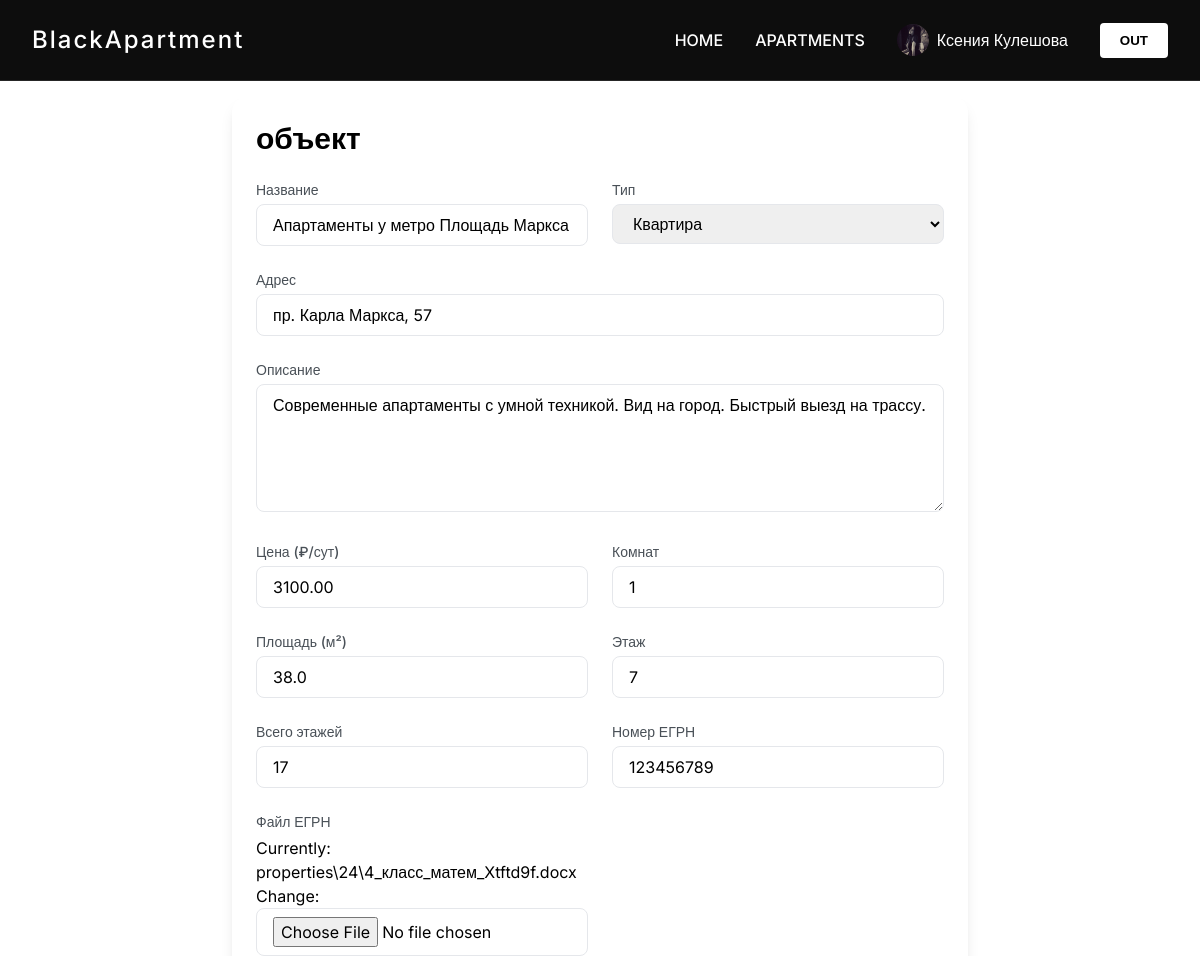
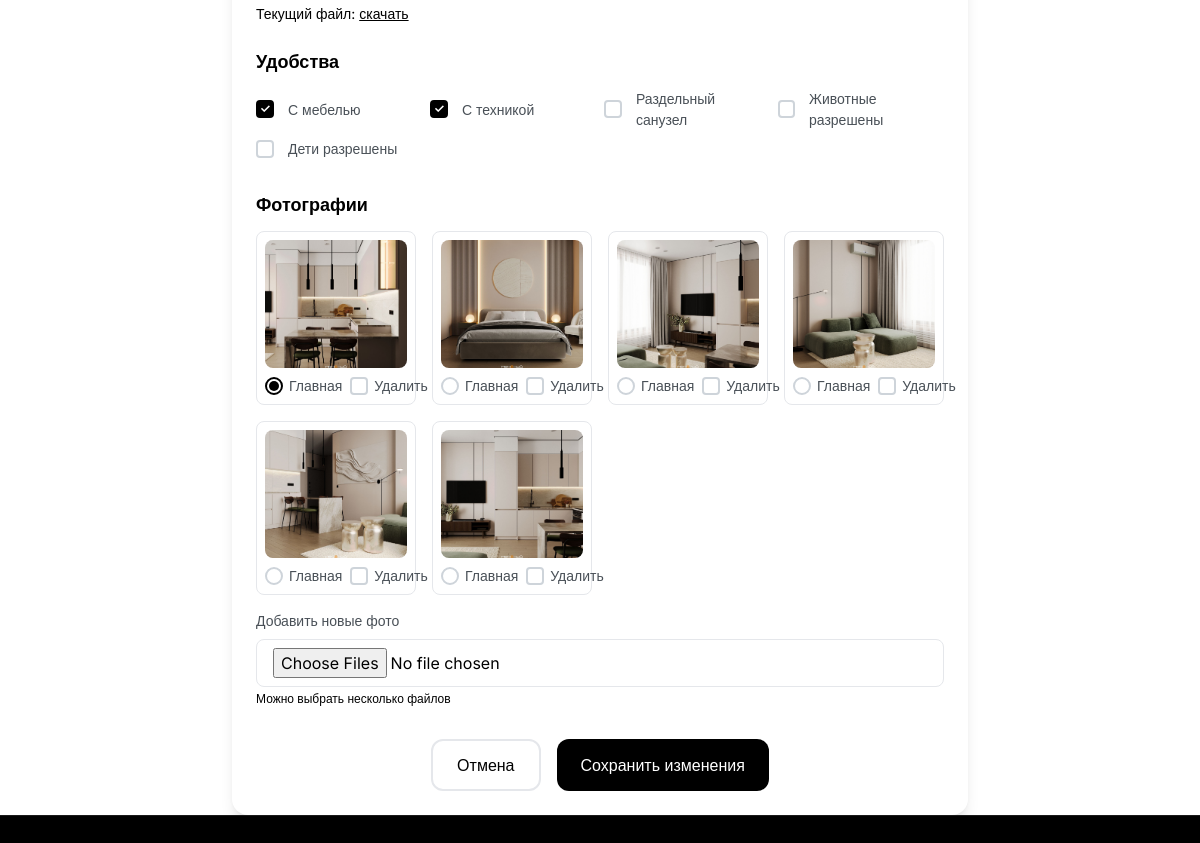
Page /property/edit/24/ (signed in) on the committed database (2 pictures, top to bottom).
### BlackApp/models.py (models this page shows, shortened)
class Property(models.Model):
    PROPERTY_TYPES = (
        ('apartment', 'Квартира'),
        ('house', 'Дом'),
        ('commercial', 'Коммерческая'),
        ('land', 'Участок'),
    )
    MODERATION_STATUSES = (
        ('draft', 'Черновик'),
        ('pending', 'На модерации'),
        ('approved', 'Одобрено'),
        ('rejected', 'Отклонено'),
        ('archived', 'В архиве'),
    )
    owner = models.ForeignKey(
        User,
        on_delete=models.CASCADE,
        related_name='properties',
        limit_choices_to={'user_type': 'landlord'},
        verbose_name='Владелец'
    )
    title = models.CharField('Заголовок', max_length=200)
    description = models.TextField('Описание')
    address = models.CharField('Адрес', max_length=255, db_index=True)
    latitude = models.FloatField('Широта', null=True, blank=True)
    longitude = models.FloatField('Долгота', null=True, blank=True)
    property_type = models.CharField('Тип', max_length=20, choices=PROPERTY_TYPES, db_index=True)
    price = models.DecimalField('Цена', max_digits=12, decimal_places=2, db_index=True)
    rooms = models.PositiveSmallIntegerField('Комнат', null=True, blank=True, db_index=True)
    area = models.FloatField('Площадь (м²)')
    floor = models.PositiveSmallIntegerField('Этаж', null=True, blank=True)
    floors_total = models.PositiveSmallIntegerField('Этажей в доме', null=True, blank=True)
    has_furniture = models.BooleanField('С мебелью', default=False)
    has_appliances = models.BooleanField('С техникой', default=False)
    separate_bathroom = models.BooleanField('Раздельный санулзел', default=False)
    allows_pets = models.BooleanField('Можно с животными', default=False)
    allows_children = models.BooleanField('Можно с детьми', default=False)
    egrn_number = models.CharField(
        'Номер ЕГРН',
        max_length=50,
        unique=True,
        help_text='Выписка из Единого государственного реестра недвижимости'
    )
    egrn_file = models.FileField(
        'Файл ЕГРН',
        upload_to='temp/egrn/%Y/%m/',
        help_text='Загрузите выписку из ЕГРН'
    )
    egrn_verified = models.BooleanField('ЕГРН проверен', default=False)
    moderation_status = models.CharField(
        'Статус модерации',
        max_length=20,
        choices=MODERATION_STATUSES,
        default='pending',
        db_index=True
    )
    moderator = models.ForeignKey(
        User,
        on_delete=models.SET_NULL,
        null=True,
        blank=True,
        related_name='moderated_properties',
        limit_choices_to={'user_type__in': ['moderator', 'admin']}
    )
    moderation_comment = models.TextField('Комментарий модератора', blank=True)
    moderated_at = models.DateTimeField('Дата модерации', null=True, blank=True)
    created_at = models.DateTimeField('Создано', auto_now_add=True, db_index=True)
    updated_at = models.DateTimeField('Обновлено', auto_now=True)
    published_at = models.DateTimeField('Опубликовано', null=True, blank=True, db_index=True)
    views_count = models.PositiveIntegerField('Просмотры', default=0)
    class Meta:
        verbose_name = 'Объект недвижимости'
        verbose_name_plural = 'Объекты недвижимости'
        ordering = ['-published_at']
        indexes = [
            models.Index(fields=['moderation_status', 'published_at']),
            models.Index(fields=['property_type', 'price']),
            models.Index(fields=['rooms', 'area']),
        ]

class PropertyImage(models.Model):
    property = models.ForeignKey(Property, on_delete=models.CASCADE, related_name='images')
    image = models.ImageField('Фото', upload_to='temp/%Y/%m/%d/')
    thumbnail = models.ImageField('Миниатюра', upload_to='temp/thumbnails/%Y/%m/%d/', null=True, blank=True)
    is_main = models.BooleanField('Главное фото', default=False)
    sort_order = models.PositiveSmallIntegerField('Порядок', default=0)
    class Meta:
        verbose_name = 'Фото'
        verbose_name_plural = 'Фото'
        ordering = ['-is_main', 'sort_order']
        indexes = [
            models.Index(fields=['property', 'is_main']),
        ]

### BlackApp/views.py (the view)
# urls.py: path('property/edit/<int:property_id>/', views.edit_property, name='edit_property'),
@login_required
def edit_property(request, property_id):
    property_obj = get_object_or_404(Property, id=property_id, owner=request.user)
    if request.method == 'POST':
        form = PropertyForm(request.POST, request.FILES, instance=property_obj)
        if form.is_valid():
            property_obj = form.save(commit=False)
            property_obj.save()
            delete_images = request.POST.getlist('delete_images')
            if delete_images:
                PropertyImage.objects.filter(id__in=delete_images, property=property_obj).delete()
            new_images = request.FILES.getlist('new_images')
            for i, img in enumerate(new_images):
                PropertyImage.objects.create(
                    property=property_obj,
                    image=img,
                    is_main=(not property_obj.images.exists() and i == 0)
                )
            main_image_id = request.POST.get('main_image')
            if main_image_id:
                property_obj.images.update(is_main=False)
                PropertyImage.objects.filter(id=main_image_id, property=property_obj).update(is_main=True)
            messages.success(request, 'Объект успешно обновлён')
            return redirect('profile')
        else:
            messages.error(request, 'Исправьте ошибки в форме')
    else:
        form = PropertyForm(instance=property_obj)
    return render(request, 'BlackApp/add_property.html', {
        'form': form,
        'property': property_obj
    })

### BlackApp/forms.py (shortened to what this page needs)
class PropertyForm(forms.ModelForm):
    class Meta:
        model = Property
        fields = [
            'title', 'description', 'address', 'property_type', 'price',
            'rooms', 'area', 'floor', 'floors_total',
            'has_furniture', 'has_appliances', 'allows_pets', 'allows_children', 'separate_bathroom',
            'egrn_number', 'egrn_file'
        ]
        widgets = {
            'description': forms.Textarea(attrs={'rows': 4}),
        }

### templates/BlackApp/add_property.html (shortened to what this page needs)
{% extends 'BlackApp/base.html' %}
{% load static %}
{% load widget_tweaks %}
{% block content %}
<div class="pt-24 container mx-auto px-4 max-w-3xl">
    <div class="bg-white rounded-2xl shadow-lg p-6">
        <h1 class="text-3xl font-bold mb-6">объект</h1>
        <form method="post" enctype="multipart/form-data" autocomplete="off">
            <div class="grid grid-cols-1 md:grid-cols-2 gap-6">
                <div>
                    <label class="block text-sm font-medium text-noir-700 mb-1">Название</label>
                    {{ form.title|add_class:"w-full border border-noir-300 rounded-lg px-4 py-2" }}
                </div>
                <div>
                    <label class="block text-sm font-medium text-noir-700 mb-1">Тип</label>
                    {{ form.property_type|add_class:"w-full border border-noir-300 rounded-lg px-4 py-2" }}
                </div>
                <div class="md:col-span-2">
                    <label class="block text-sm font-medium text-noir-700 mb-1">Адрес</label>
                    {{ form.address|add_class:"w-full border border-noir-300 rounded-lg px-4 py-2" }}
                </div>
                <div class="md:col-span-2">
                    <label class="block text-sm font-medium text-noir-700 mb-1">Описание</label>
                    {{ form.description|add_class:"w-full border border-noir-300 rounded-lg px-4 py-2 h-32" }}
                </div>
                <div>
                    <label class="block text-sm font-medium text-noir-700 mb-1">Цена (₽/сут)</label>
                    {{ form.price|add_class:"w-full border border-noir-300 rounded-lg px-4 py-2" }}
                </div>
                <div>
                    <label class="block text-sm font-medium text-noir-700 mb-1">Комнат</label>
                    {{ form.rooms|add_class:"w-full border border-noir-300 rounded-lg px-4 py-2" }}
                </div>
                <div>
                    <label class="block text-sm font-medium text-noir-700 mb-1">Площадь (м²)</label>
                    {{ form.area|add_class:"w-full border border-noir-300 rounded-lg px-4 py-2" }}
                </div>
                <div>
                    <label class="block text-sm font-medium text-noir-700 mb-1">Этаж</label>
                    {{ form.floor|add_class:"w-full border border-noir-300 rounded-lg px-4 py-2" }}
                </div>
                <div>
                    <label class="block text-sm font-medium text-noir-700 mb-1">Всего этажей</label>
                    {{ form.floors_total|add_class:"w-full border border-noir-300 rounded-lg px-4 py-2" }}
                </div>
                <div>
                    <label class="block text-sm font-medium text-noir-700 mb-1">Номер ЕГРН</label>
                    {{ form.egrn_number|add_class:"w-full border border-noir-300 rounded-lg px-4 py-2" }}
                </div>
                <div>
                    <label class="block text-sm font-medium text-noir-700 mb-1">Файл ЕГРН</label>
                    {{ form.egrn_file|add_class:"w-full border border-noir-300 rounded-lg px-4 py-2" }}
                    {% if property.egrn_file %}
                        <p class="text-sm text-noir-500 mt-1">Текущий файл: <a href="{{ property.egrn_file.url }}" target="_blank" class="underline">скачать</a></p>
                    {% endif %}
                </div>
            </div>
            <div class="mt-6">
                <h3 class="text-lg font-semibold mb-3">Удобства</h3>
                <div class="grid grid-cols-2 md:grid-cols-4 gap-2">
                    <label class="flex items-center gap-2">
                        {{ form.has_furniture }} С мебелью
                    </label>
                    <label class="flex items-center gap-2">
                        {{ form.has_appliances }} С техникой
                    </label>
                    <label class="flex items-center gap-2">
                        {{ form.separate_bathroom }} Раздельный санузел
                    </label>
                    <label class="flex items-center gap-2">
                        {{ form.allows_pets }} Животные разрешены
                    </label>
                    <label class="flex items-center gap-2">
                        {{ form.allows_children }} Дети разрешены
                    </label>
                </div>
            </div>
            <div class="mt-8">
                <h3 class="text-lg font-semibold mb-3">Фотографии</h3>
                {% if property.images.all %}
                <div class="grid grid-cols-2 md:grid-cols-4 gap-4 mb-4">
                    {% for img in property.images.all %}
                    <div class="relative border rounded-lg p-2">
                        <img src="{{ img.image.url }}" class="w-full h-32 object-cover rounded-lg mb-2">
                        <div class="flex items-center gap-2 text-sm">
                            <label>
                                <input type="radio" name="main_image" value="{{ img.id }}" {% if img.is_main %}checked{% endif %}>
                                Главная
                            </label>
                            <label class="ml-auto">
                                <input type="checkbox" name="delete_images" value="{{ img.id }}">
                                Удалить
                            </label>
                        </div>
                    </div>
                    {% endfor %}
                </div>
                {% endif %}
                <label class="block text-sm font-medium text-noir-700 mb-2">Добавить новые фото</label>
                <input type="file" name="new_images" multiple accept="image/*" class="w-full border border-noir-300 rounded-lg px-4 py-2">
                <p class="text-xs text-noir-500 mt-1">Можно выбрать несколько файлов</p>
            </div>
            <div class="mt-8 flex justify-center gap-4">
                <a href="{% url 'profile' %}" class="px-6 py-3 border-2 border-noir-900 text-noir-900 rounded-xl hover:bg-noir-900 hover:text-white transition">Отмена</a>
                <button type="submit" class="px-6 py-3 bg-black text-white rounded-xl hover:bg-black transition">Сохранить изменения</button>
            </div>
        </form>
    </div>
</div>
{% endblock %}

### static/css/style.css (style rules this page uses)
* { margin: 0; padding: 0; box-sizing: border-box; }
body { font-family: 'Inter', sans-serif; line-height: 1.6; }
a, button { transition: all 0.3s ease; }
input[type="checkbox"] { appearance: none; -webkit-appearance: none; width: 18px; height: 18px; border: 2px solid #ced4da; border-radius: 4px; outline: none; cursor: pointer; position: relative; transition: all 0.2s; margin-right: 6px; vertical-align: middle; }
input[type="checkbox"]:checked { background-color: black; border-color: black; }
input[type="checkbox"]:checked::after { content: "✓"; color: white; position: absolute; top: 50%; left: 50%; transform: translate(-50%, -50%); font-size: 12px; font-weight: bold; }
input[type="radio"] { appearance: none; -webkit-appearance: none; width: 18px; height: 18px; border: 2px solid #ced4da; border-radius: 50%; outline: none; cursor: pointer; position: relative; transition: all 0.2s; margin-right: 6px; vertical-align: middle; }
input[type="radio"]:checked { border-color: black; }
input[type="radio"]:checked::after { content: ""; width: 10px; height: 10px; background-color: black; border-radius: 50%; position: absolute; top: 50%; left: 50%; transform: translate(-50%, -50%); }
label { display: inline-flex; align-items: center; cursor: pointer; font-size: 0.875rem; color: #495057; }

### rows in the picture
Property: title "Апартаменты у метро Площадь Маркса", property_type "Квартира", address "пр. Карла Маркса, 57", description "Современные апартаменты с умной техникой. Вид на город. Быстрый выезд на трассу.", price "3100.00", rooms "1", area "38.0", floor "7", floors_total "17", egrn_number "123456789", has_furniture "☑", has_appliances "☑"
PropertyImage: image (picture), is_main "☑ Главная"
PropertyImage: image (picture), is_main "☐ Главная"
PropertyImage: image (picture), is_main "☐ Главная"
PropertyImage: image (picture), is_main "☐ Главная"
PropertyImage: image (picture), is_main "☐ Главная"
PropertyImage: image (picture), is_main "☐ Главная"
